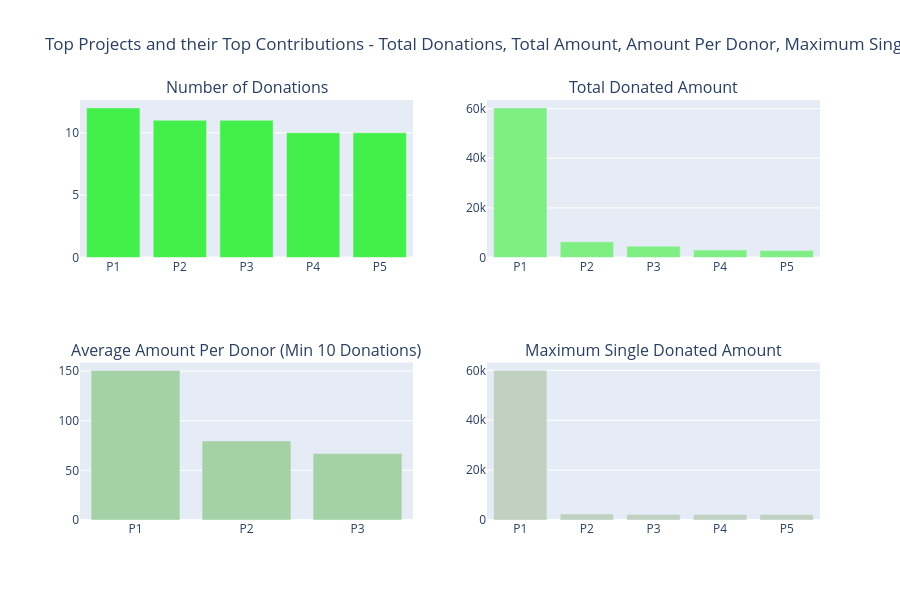

Write notebook code for a chart like this one.
### Markdown cell above
<a id="3.2"></a>
### 3.2 Proyectos y sus Donaciones

Identifiquemos los proyectos principales y sus valores asociados: 

- 3.2.1 Proyectos con el mayor número de donadores
- 3.2.2 Proyectos con los Montos Totales Financiados más altos
- 3.2.3 Proyectos con el Monto Promedio Más Alto por Donador
- 3.2.4 Proyectos con la Donación Individual Máxima

### Code cell
# Which Projects Had the maximum Donations 

tempdf = donations_df.groupby('Project ID').agg({'Project ID' : 'count', 'Donation Amount' : 'sum'}).rename(columns={'Project ID' : "Total Donations", 'Donation Amount' : "Total Amount"}).reset_index()
tempdf['Average Donation Amount'] = tempdf['Total Amount'] / tempdf['Total Donations']

tempdf1 = tempdf.sort_values(by=['Total Donations'], ascending=[False])
x = tempdf1.head(5)['Project ID']
x = ["P"+str(i+1) for i in range(len(x))]
y = tempdf1.head(5)['Total Donations']
tr1 = bar_ver_noagg(x, y, 'Total Donations', '#43ef4b', lm=None, rt=True)

tempdf1 = tempdf.sort_values(by=['Total Amount'], ascending=[False])
x = tempdf1.head(5)['Project ID']
x = ["P"+str(i+1) for i in range(len(x))]
y = tempdf1.head(5)['Total Amount']
tr2 = bar_ver_noagg(x, y, 'Average Donations', '#7fef84', lm=None, rt=True)

tempdf1 = tempdf.sort_values(by=['Average Donation Amount'], ascending=[False])
x = tempdf1[tempdf1['Total Donations'] > 10].head(5)['Project ID']
x = ["P"+str(i+1) for i in range(len(x))]
y = tempdf1[tempdf1['Total Donations'] > 10].head(5)['Average Donation Amount']
tr3 = bar_ver_noagg(x, y, 'Average Donations (Min: 10 Donations)', '#a5d1a7', lm=None, rt=True)

tempdf = donations_df.groupby('Project ID').agg({'Project ID' : 'count', 'Donation Amount' : 'max'}).rename(columns={'Project ID' : "Total Donations", 'Donation Amount' : "Maximum Donations"}).reset_index()
tempdf1 = tempdf.sort_values(by=['Maximum Donations'], ascending=[False])
x = tempdf1.head(5)['Project ID']
x = ["P"+str(i+1) for i in range(len(x))]
y = tempdf1.head(5)['Maximum Donations']
tr4 = bar_ver_noagg(x, y, 'Maximum Donations', '#c0d1c1', lm=None, rt=True)



fig = tools_make_subplots(rows=2, cols=2, print_grid=False, subplot_titles = ['Number of Donations', "Total Donated Amount", 'Average Amount Per Donor (Min 10 Donations)', 'Maximum Single Donated Amount'])
fig.append_trace(tr1, 1, 1);
fig.append_trace(tr2, 1, 2);
fig.append_trace(tr3, 2, 1);
fig.append_trace(tr4, 2, 2);

fig['layout'].update(height=600, showlegend=False, title='Top Projects and their Top Contributions - Total Donations, Total Amount, Amount Per Donor, Maximum Single Amount');
iplot(fig);

### Figure 1 — Plotly figure (JSON) as saved in the notebook; plotly's stock layout.template omitted (floating-point values rounded to 4 significant figures)
{"data": [{"marker": {"color": "#43ef4b"}, "type": "bar", "x": ["P1", "P2", "P3", "P4", "P5"], "xaxis": "x", "y": [12, 11, 11, 10, 10], "yaxis": "y"}, {"marker": {"color": "#7fef84"}, "type": "bar", "x": ["P1", "P2", "P3", "P4", "P5"], "xaxis": "x2", "y": [60290.0, 6350.0, 4571.0, 3007.0, 2798.0], "yaxis": "y2"}, {"marker": {"color": "#a5d1a7"}, "type": "bar", "x": ["P1", "P2", "P3"], "xaxis": "x3", "y": [150.7, 79.67, 66.92], "yaxis": "y3"}, {"marker": {"color": "#c0d1c1"}, "type": "bar", "x": ["P1", "P2", "P3", "P4", "P5"], "xaxis": "x4", "y": [60000.0, 2420.0, 2248.0, 2219.0, 2190.0], "yaxis": "y4"}], "layout": {"annotations": [{"font": {"size": 16}, "showarrow": false, "text": "Number of Donations", "x": 0.225, "xanchor": "center", "xref": "paper", "y": 1.0, "yanchor": "bottom", "yref": "paper"}, {"font": {"size": 16}, "showarrow": false, "text": "Total Donated Amount", "x": 0.775, "xanchor": "center", "xref": "paper", "y": 1.0, "yanchor": "bottom", "yref": "paper"}, {"font": {"size": 16}, "showarrow": false, "text": "Average Amount Per Donor (Min 10 Donations)", "x": 0.225, "xanchor": "center", "xref": "paper", "y": 0.375, "yanchor": "bottom", "yref": "paper"}, {"font": {"size": 16}, "showarrow": false, "text": "Maximum Single Donated Amount", "x": 0.775, "xanchor": "center", "xref": "paper", "y": 0.375, "yanchor": "bottom", "yref": "paper"}], "height": 600, "showlegend": false, "title": {"text": "Top Projects and their Top Contributions - Total Donations, Total Amount, Amount Per Donor, Maximum Single Amount"}, "xaxis": {"anchor": "y", "domain": [0.0, 0.45]}, "xaxis2": {"anchor": "y2", "domain": [0.55, 1.0]}, "xaxis3": {"anchor": "y3", "domain": [0.0, 0.45]}, "xaxis4": {"anchor": "y4", "domain": [0.55, 1.0]}, "yaxis": {"anchor": "x", "domain": [0.625, 1.0]}, "yaxis2": {"anchor": "x2", "domain": [0.625, 1.0]}, "yaxis3": {"anchor": "x3", "domain": [0.0, 0.375]}, "yaxis4": {"anchor": "x4", "domain": [0.0, 0.375]}}}
